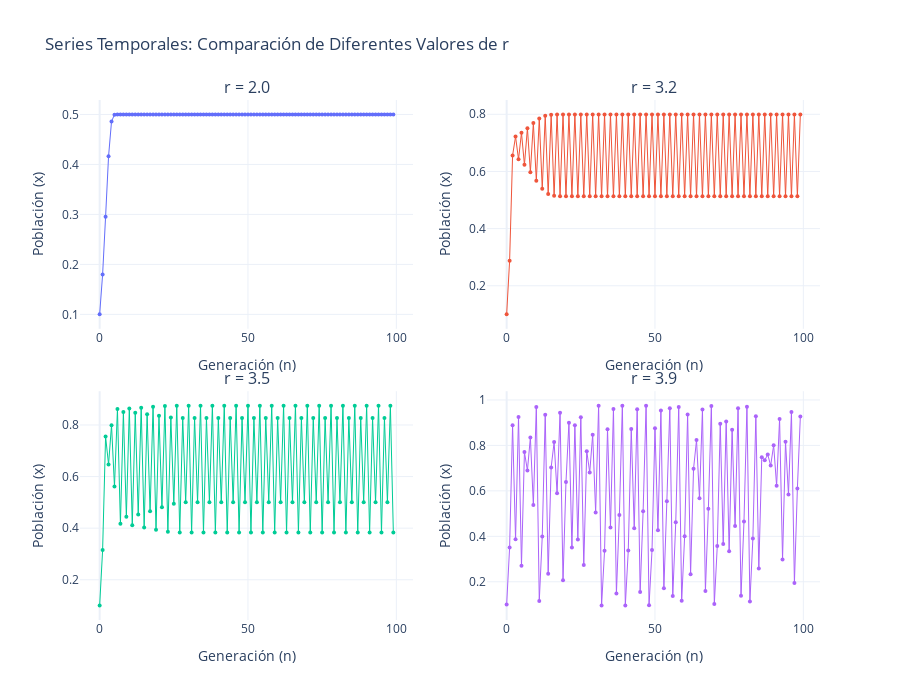

Notebook code for this chart:
### Markdown cell above
---

# SECCIÓN 6: ANÁLISIS Y RESULTADOS

## Exploración del Modelo

**💡 Nota importante:** No necesitas hacer TODAS las visualizaciones que se muestran a continuación. Elige las que sean más relevantes para tu modelo y pregunta de investigación. Sin embargo, mientras más análisis incluyas, más completo será tu informe y más fácil será entender el comportamiento del sistema. Como mínimo recomendado:

- Series temporales (altamente recomendado)
- Diagrama de bifurcaciones O diagrama de telaraña/espacio de fases (si aplica)
- Análisis cuantitativo (si aplica)

---

### 6.1 Series Temporales

*Grafica la evolución temporal del sistema para diferentes condiciones*

### Code cell
# Ejemplo: Comparar diferentes valores de r
r_values = [2.0, 3.2, 3.5, 3.9]
n_iter = 100
x0 = 0.1

# Crear subplots con Plotly
fig = make_subplots(
    rows=2, cols=2,
    subplot_titles=[f'r = {r}' for r in r_values],
    vertical_spacing=0.12,
    horizontal_spacing=0.10
)

for i, r in enumerate(r_values):
    traj = iterate_map(logistic_map, x0, (r,), n_iter)
    
    row = i // 2 + 1
    col = i % 2 + 1
    
    fig.add_trace(
        go.Scatter(x=list(range(n_iter)), y=traj, 
                   mode='lines+markers',
                   marker=dict(size=4),
                   line=dict(width=1),
                   name=f'r={r}',
                   showlegend=False),
        row=row, col=col
    )
    
    fig.update_xaxes(title_text="Generación (n)", row=row, col=col)
    fig.update_yaxes(title_text="Población (x)", row=row, col=col)

fig.update_layout(
    height=700,
    title_text="Series Temporales: Comparación de Diferentes Valores de r",
    showlegend=False
)

# En JupyterLite, simplemente devolver la figura la muestra automáticamente
fig

# INTERPRETA: ¿Qué diferencias observas entre los casos?
# Tip: Usa el zoom interactivo para explorar los detalles

### Figure 1 — Plotly figure (JSON) as saved in the notebook; plotly's stock layout.template omitted (floating-point values rounded to 4 significant figures)
{"data": [{"line": {"width": 1}, "marker": {"size": 4}, "mode": "lines+markers", "name": "r=2.0", "showlegend": false, "type": "scatter", "x": [0, 1, 2, 3, 4, 5, 6, 7, 8, 9, 10, 11, 12, 13, 14, 15, 16, 17, 18, 19, 20, 21, 22, 23, 24, 25, 26, 27, 28, 29, 30, 31, 32, 33, 34, 35, 36, 37, 38, 39, 40, 41, 42, 43, 44, 45, 46, 47, 48, 49, 50, 51, 52, 53, 54, 55, 56, 57, 58, 59, 60, 61, 62, 63, 64, 65, 66, 67, 68, 69, 70, 71, 72, 73, 74, 75, 76, 77, 78, 79, 80, 81, 82, 83, 84, 85, 86, 87, 88, 89, 90, 91, 92, 93, 94, 95, 96, 97, 98, 99], "xaxis": "x", "y": [0.1, 0.18, 0.2952, 0.4161, 0.4859, 0.4996, 0.5, 0.5, 0.5, 0.5, 0.5, 0.5, 0.5, 0.5, 0.5, 0.5, 0.5, 0.5, 0.5, 0.5, 0.5, 0.5, 0.5, 0.5, 0.5, 0.5, 0.5, 0.5, 0.5, 0.5, 0.5, 0.5, 0.5, 0.5, 0.5, 0.5, 0.5, 0.5, 0.5, 0.5, 0.5, 0.5, 0.5, 0.5, 0.5, 0.5, 0.5, 0.5, 0.5, 0.5, 0.5, 0.5, 0.5, 0.5, 0.5, 0.5, 0.5, 0.5, 0.5, 0.5, 0.5, 0.5, 0.5, 0.5, 0.5, 0.5, 0.5, 0.5, 0.5, 0.5, 0.5, 0.5, 0.5, 0.5, 0.5, 0.5, 0.5, 0.5, 0.5, 0.5, 0.5, 0.5, 0.5, 0.5, 0.5, 0.5, 0.5, 0.5, 0.5, 0.5, 0.5, 0.5, 0.5, 0.5, 0.5, 0.5, 0.5, 0.5, 0.5, 0.5], "yaxis": "y"}, {"line": {"width": 1}, "marker": {"size": 4}, "mode": "lines+markers", "name": "r=3.2", "showlegend": false, "type": "scatter", "x": [0, 1, 2, 3, 4, 5, 6, 7, 8, 9, 10, 11, 12, 13, 14, 15, 16, 17, 18, 19, 20, 21, 22, 23, 24, 25, 26, 27, 28, 29, 30, 31, 32, 33, 34, 35, 36, 37, 38, 39, 40, 41, 42, 43, 44, 45, 46, 47, 48, 49, 50, 51, 52, 53, 54, 55, 56, 57, 58, 59, 60, 61, 62, 63, 64, 65, 66, 67, 68, 69, 70, 71, 72, 73, 74, 75, 76, 77, 78, 79, 80, 81, 82, 83, 84, 85, 86, 87, 88, 89, 90, 91, 92, 93, 94, 95, 96, 97, 98, 99], "xaxis": "x2", "y": [0.1, 0.288, 0.6562, 0.7219, 0.6424, 0.7351, 0.6231, 0.7515, 0.5975, 0.7696, 0.5675, 0.7854, 0.5393, 0.7951, 0.5214, 0.7985, 0.5148, 0.7993, 0.5133, 0.7994, 0.5131, 0.7995, 0.5131, 0.7995, 0.513, 0.7995, 0.513, 0.7995, 0.513, 0.7995, 0.513, 0.7995, 0.513, 0.7995, 0.513, 0.7995, 0.513, 0.7995, 0.513, 0.7995, 0.513, 0.7995, 0.513, 0.7995, 0.513, 0.7995, 0.513, 0.7995, 0.513, 0.7995, 0.513, 0.7995, 0.513, 0.7995, 0.513, 0.7995, 0.513, 0.7995, 0.513, 0.7995, 0.513, 0.7995, 0.513, 0.7995, 0.513, 0.7995, 0.513, 0.7995, 0.513, 0.7995, 0.513, 0.7995, 0.513, 0.7995, 0.513, 0.7995, 0.513, 0.7995, 0.513, 0.7995, 0.513, 0.7995, 0.513, 0.7995, 0.513, 0.7995, 0.513, 0.7995, 0.513, 0.7995, 0.513, 0.7995, 0.513, 0.7995, 0.513, 0.7995, 0.513, 0.7995, 0.513, 0.7995], "yaxis": "y2"}, {"line": {"width": 1}, "marker": {"size": 4}, "mode": "lines+markers", "name": "r=3.5", "showlegend": false, "type": "scatter", "x": [0, 1, 2, 3, 4, 5, 6, 7, 8, 9, 10, 11, 12, 13, 14, 15, 16, 17, 18, 19, 20, 21, 22, 23, 24, 25, 26, 27, 28, 29, 30, 31, 32, 33, 34, 35, 36, 37, 38, 39, 40, 41, 42, 43, 44, 45, 46, 47, 48, 49, 50, 51, 52, 53, 54, 55, 56, 57, 58, 59, 60, 61, 62, 63, 64, 65, 66, 67, 68, 69, 70, 71, 72, 73, 74, 75, 76, 77, 78, 79, 80, 81, 82, 83, 84, 85, 86, 87, 88, 89, 90, 91, 92, 93, 94, 95, 96, 97, 98, 99], "xaxis": "x3", "y": [0.1, 0.315, 0.7552, 0.647, 0.7993, 0.5614, 0.8618, 0.4168, 0.8508, 0.4443, 0.8641, 0.4109, 0.8472, 0.4531, 0.8673, 0.4029, 0.842, 0.4657, 0.8709, 0.3936, 0.8353, 0.4814, 0.8738, 0.386, 0.8295, 0.495, 0.8749, 0.383, 0.8271, 0.5005, 0.875, 0.3828, 0.8269, 0.5009, 0.875, 0.3828, 0.8269, 0.5009, 0.875, 0.3828, 0.8269, 0.5009, 0.875, 0.3828, 0.8269, 0.5009, 0.875, 0.3828, 0.8269, 0.5009, 0.875, 0.3828, 0.8269, 0.5009, 0.875, 0.3828, 0.8269, 0.5009, 0.875, 0.3828, 0.8269, 0.5009, 0.875, 0.3828, 0.8269, 0.5009, 0.875, 0.3828, 0.8269, 0.5009, 0.875, 0.3828, 0.8269, 0.5009, 0.875, 0.3828, 0.8269, 0.5009, 0.875, 0.3828, 0.8269, 0.5009, 0.875, 0.3828, 0.8269, 0.5009, 0.875, 0.3828, 0.8269, 0.5009, 0.875, 0.3828, 0.8269, 0.5009, 0.875, 0.3828, 0.8269, 0.5009, 0.875, 0.3828], "yaxis": "y3"}, {"line": {"width": 1}, "marker": {"size": 4}, "mode": "lines+markers", "name": "r=3.9", "showlegend": false, "type": "scatter", "x": [0, 1, 2, 3, 4, 5, 6, 7, 8, 9, 10, 11, 12, 13, 14, 15, 16, 17, 18, 19, 20, 21, 22, 23, 24, 25, 26, 27, 28, 29, 30, 31, 32, 33, 34, 35, 36, 37, 38, 39, 40, 41, 42, 43, 44, 45, 46, 47, 48, 49, 50, 51, 52, 53, 54, 55, 56, 57, 58, 59, 60, 61, 62, 63, 64, 65, 66, 67, 68, 69, 70, 71, 72, 73, 74, 75, 76, 77, 78, 79, 80, 81, 82, 83, 84, 85, 86, 87, 88, 89, 90, 91, 92, 93, 94, 95, 96, 97, 98, 99], "xaxis": "x4", "y": [0.1, 0.351, 0.8884, 0.3866, 0.9249, 0.271, 0.7705, 0.6896, 0.8348, 0.5379, 0.9694, 0.1157, 0.3992, 0.9353, 0.2358, 0.7029, 0.8145, 0.5892, 0.9439, 0.2064, 0.6387, 0.8999, 0.3512, 0.8887, 0.3858, 0.9242, 0.2733, 0.7746, 0.681, 0.8472, 0.5049, 0.9749, 0.0954, 0.3366, 0.8708, 0.4387, 0.9603, 0.1486, 0.4934, 0.9748, 0.0957, 0.3375, 0.872, 0.4352, 0.9586, 0.1546, 0.5098, 0.9746, 0.09646, 0.3399, 0.8751, 0.4264, 0.9539, 0.1716, 0.5543, 0.9635, 0.1372, 0.4617, 0.9693, 0.1161, 0.4002, 0.9362, 0.2331, 0.6972, 0.8234, 0.5672, 0.9574, 0.1591, 0.5218, 0.9732, 0.1019, 0.3569, 0.8951, 0.3662, 0.9051, 0.3349, 0.8687, 0.445, 0.9632, 0.1383, 0.4647, 0.9701, 0.113, 0.3908, 0.9285, 0.2588, 0.7482, 0.7348, 0.76, 0.7114, 0.8007, 0.6225, 0.9165, 0.2985, 0.8166, 0.5841, 0.9474, 0.1943, 0.6106, 0.9273], "yaxis": "y4"}], "layout": {"annotations": [{"font": {"size": 16}, "showarrow": false, "text": "r = 2.0", "x": 0.225, "xanchor": "center", "xref": "paper", "y": 1, "yanchor": "bottom", "yref": "paper"}, {"font": {"size": 16}, "showarrow": false, "text": "r = 3.2", "x": 0.775, "xanchor": "center", "xref": "paper", "y": 1, "yanchor": "bottom", "yref": "paper"}, {"font": {"size": 16}, "showarrow": false, "text": "r = 3.5", "x": 0.225, "xanchor": "center", "xref": "paper", "y": 0.44, "yanchor": "bottom", "yref": "paper"}, {"font": {"size": 16}, "showarrow": false, "text": "r = 3.9", "x": 0.775, "xanchor": "center", "xref": "paper", "y": 0.44, "yanchor": "bottom", "yref": "paper"}], "height": 700, "showlegend": false, "title": {"text": "Series Temporales: Comparación de Diferentes Valores de r"}, "xaxis": {"anchor": "y", "domain": [0, 0.45], "title": {"text": "Generación (n)"}}, "xaxis2": {"anchor": "y2", "domain": [0.55, 1], "title": {"text": "Generación (n)"}}, "xaxis3": {"anchor": "y3", "domain": [0, 0.45], "title": {"text": "Generación (n)"}}, "xaxis4": {"anchor": "y4", "domain": [0.55, 1], "title": {"text": "Generación (n)"}}, "yaxis": {"anchor": "x", "domain": [0.56, 1], "title": {"text": "Población (x)"}}, "yaxis2": {"anchor": "x2", "domain": [0.56, 1], "title": {"text": "Población (x)"}}, "yaxis3": {"anchor": "x3", "domain": [0, 0.44], "title": {"text": "Población (x)"}}, "yaxis4": {"anchor": "x4", "domain": [0, 0.44], "title": {"text": "Población (x)"}}}}
